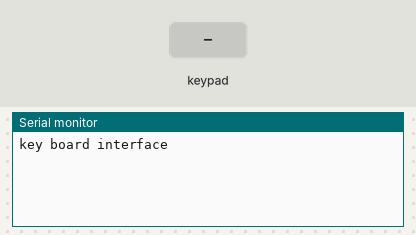
A sketch run on a simulated Arduino Uno, built with avr-gcc and run on an emulated ATmega328P. Parts: the last lines printed to the serial monitor. Wiring (inferred from the names in the program): 4×4 keypad with keys 1 2 3 A 4 5 6 B 7 8 9 C * 0 # D: rows pin 5, pin 4, pin 3, pin 2; columns A3, A2, A1, A0. The test bench sets the inputs (shaded band).

Above: at 1.2 s.
1.3 s: key '1' pressed
At 2.6 s:
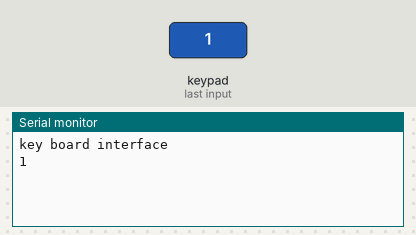
2.9 s: keypad keys 5 4 3 2 # pressed 0.4 s apart
At 5.1 s:
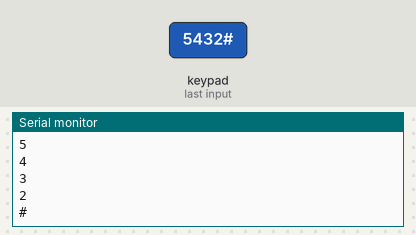
6.4 s: key 'A' pressed
At 7.7 s:
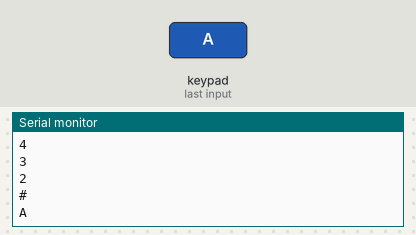
8.0 s: keypad keys 5 4 3 2 * pressed 0.4 s apart
At 10.2 s:
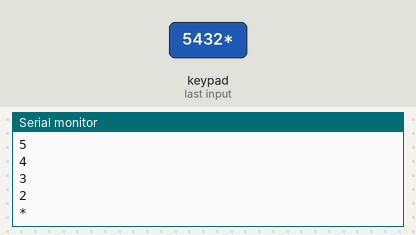
11.5 s: key 'B' pressed
At 12.8 s:
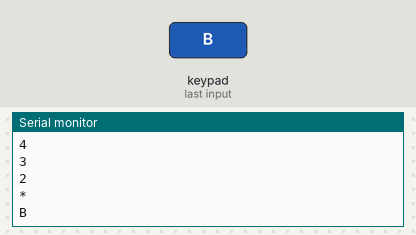
13.1 s: keypad keys 5 4 3 2 D pressed 0.4 s apart
At 15.3 s:
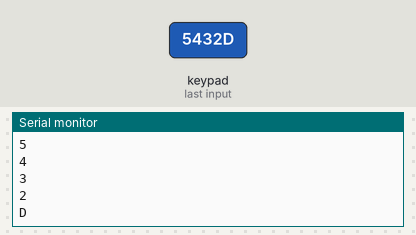
Timing chart, 0 to 16.8 s (numbered marks = the images above; inputs shaded):
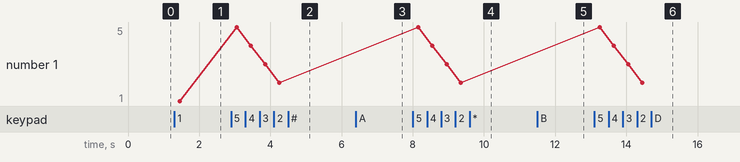

Measured:
- after the input at 1.3 s, the serial monitor: prints a new line after 0.15 s (image 1)
- after the input at 2.9 s, the serial monitor: prints a new line after 0.15 s (image 2)
- after the input at 6.4 s, the serial monitor: prints a new line after 0.15 s (image 3)
- after the input at 8.0 s, the serial monitor: prints a new line after 0.15 s (image 4)
- after the input at 11.5 s, the serial monitor: prints a new line after 0.15 s (image 5)
- after the input at 13.1 s, the serial monitor: prints a new line after 0.15 s (image 6)
- plotted number 1: 1 → 2 after the input at 2.9 s

The sketch:

keypad_4x4.ino
```cpp
/* Keypad setup */
const byte KEYPAD_ROWS = 4;
const byte KEYPAD_COLS = 4;
byte rowPins[KEYPAD_ROWS] = {5, 4, 3, 2};
byte colPins[KEYPAD_COLS] = {A3, A2, A1, A0};

char keys[KEYPAD_ROWS][KEYPAD_COLS] = {
  {'1', '2', '3', 'A'},
  {'4', '5', '6', 'B'},
  {'7', '8', '9', 'C'},
  {'*', '0', '#', 'D'}
};

void setup() {

  /* Serial Init for log */
  Serial.begin(115200);

  /* keypad rows as input  */
  for (char r = 0; r < KEYPAD_ROWS; r++)
  {
    pinMode(rowPins[r], INPUT_PULLUP);
    // digitalWrite(rowPins[r], HIGH);
  }

  /* keypad columns as output  */
  for (int c = 0; c < KEYPAD_COLS; c++)
  {
    pinMode(colPins[c], OUTPUT);
    digitalWrite(colPins[c], HIGH);
  }
  Serial.println("key board interface");
}

char get_keypad()
{
  char key = 0;
  for (char c = 0; c < KEYPAD_COLS; c++)
  {
    digitalWrite(colPins[c], LOW);
    for (int r = 0; r < KEYPAD_ROWS; r++)
    {
      if (digitalRead(rowPins[r]) == LOW)
      {
        delay(20);
        while (digitalRead(rowPins[r]) == LOW);
        key = keys[r][c];
      }
    }
    digitalWrite(colPins[c], HIGH);
  }
  return key;
}

void loop() {
  char key = get_keypad();

  if (key != 0)
    Serial.println(key);
}
```
